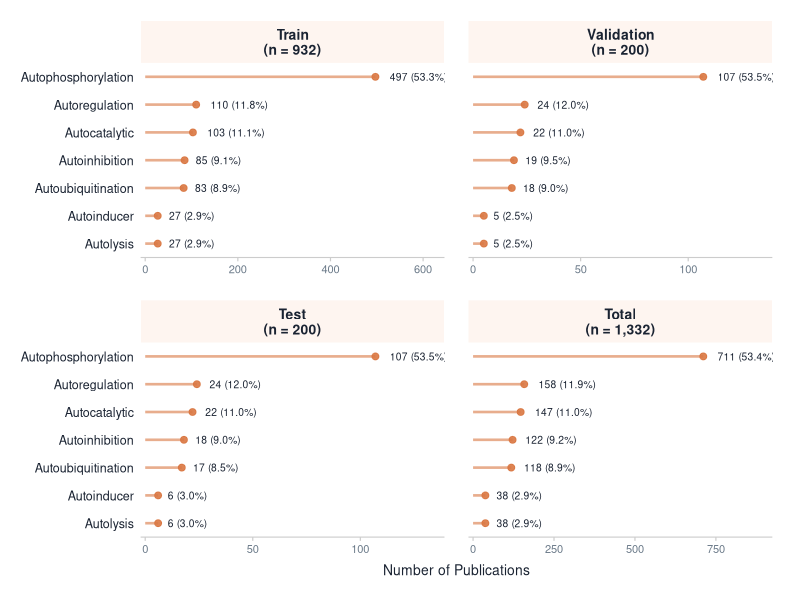

Write the R code that produced this figure.
# =============================================================================
# Figure: Table 3 — Per-class distribution across Train/Validation/Test/Total
# Description: 4-panel faceted lollipop chart (2×2 grid). Each facet shows
#              mechanism counts for one data split. Free x-scales per facet.
# Caption: Figure 2. Per-class distribution of autoregulatory mechanisms across
#          training, validation, and test subsets of the labeled dataset
#          (n = 1,332). X-axes are scaled independently per panel.
# Output: figures/figure_table3.png (300 dpi)
# =============================================================================

library(ggplot2)
library(dplyr)
library(tidyr)

# --- Data --------------------------------------------------------------------
table3 <- data.frame(
  Mechanism = c(
    "Autophosphorylation", "Autoregulation", "Autocatalytic",
    "Autoinhibition", "Autoubiquitination", "Autolysis", "Autoinducer"
  ),
  Train      = c(497, 110, 103, 85, 83, 27, 27),
  Validation = c(107,  24,  22, 19, 18,  5,  5),
  Test       = c(107,  24,  22, 18, 17,  6,  6),
  Total      = c(711, 158, 147, 122, 118, 38, 38)
)

# Mechanism order: sorted by Train count ascending (largest sits at top)
mech_order <- table3 %>%
  arrange(Train) %>%
  pull(Mechanism)

# Reshape to long format (all 4 splits) and compute percentages
table3_long <- table3 %>%
  pivot_longer(
    cols      = c(Train, Validation, Test, Total),
    names_to  = "Split",
    values_to = "n"
  ) %>%
  group_by(Split) %>%
  mutate(
    pct   = n / sum(n) * 100,
    label = paste0(n, " (", sprintf("%.1f", pct), "%)")
  ) %>%
  ungroup() %>%
  mutate(
    Mechanism = factor(Mechanism, levels = mech_order),
    Split = factor(Split,
                   levels = c("Train", "Validation", "Test", "Total"),
                   labels = c(
                     "Train\n(n = 932)",
                     "Validation\n(n = 200)",
                     "Test\n(n = 200)",
                     "Total\n(n = 1,332)"
                   ))
  )

# --- Colour palette ----------------------------------------------------------
col_accent <- "#d97742"
col_ink    <- "#1a2332"
col_muted  <- "#6b7a89"
col_bg     <- "#ffffff"

# --- Plot --------------------------------------------------------------------
p <- ggplot(table3_long, aes(x = n, y = Mechanism)) +

  # Stem
  geom_segment(
    aes(x = 0, xend = n, y = Mechanism, yend = Mechanism),
    colour = col_accent, linewidth = 0.9, alpha = 0.60
  ) +

  # Dot — smaller size reduces physical overlap with labels
  geom_point(size = 2, colour = col_accent, alpha = 0.90) +

  # Label — hjust pushes proportionally right of the dot per facet scale
  geom_text(
    aes(label = label),
    hjust = -0.25, size = 2.6, colour = col_ink
  ) +

  # 4 facets in a 2×2 grid, each with its own x-axis scale
  facet_wrap(
    ~ Split, nrow = 2, ncol = 2,
    scales = "free_x"
  ) +

  labs(x = "Number of Publications", y = NULL) +

  scale_x_continuous(expand = expansion(mult = c(0.02, 0.30))) +
  scale_y_discrete(expand = expansion(add = c(0.5, 0.5))) +

  theme_classic(base_size = 11) +
  theme(
    strip.text       = element_text(
      colour = col_ink, face = "bold", size = 10
    ),
    strip.background = element_rect(fill = "#fef5f0", colour = NA),
    axis.title.x     = element_text(
      colour = col_ink, size = 10, margin = margin(t = 6)
    ),
    axis.text.y      = element_text(colour = col_ink,  size = 9),
    axis.text.x      = element_text(colour = col_muted, size = 8),
    axis.line.y      = element_blank(),
    axis.ticks.y     = element_blank(),
    axis.line.x      = element_line(colour = "#cccccc", linewidth = 0.4),
    axis.ticks.x     = element_line(colour = "#cccccc", linewidth = 0.4),
    panel.background = element_rect(fill = col_bg, colour = NA),
    plot.background  = element_rect(fill = col_bg, colour = NA),
    panel.spacing    = unit(1.2, "lines"),
    legend.position  = "none",
    plot.margin      = margin(15, 20, 15, 15)
  )

# --- Save --------------------------------------------------------------------
output_path <- "figures/figure_table3.png"

ggsave(
  filename = output_path,
  plot     = p,
  width    = 9,
  height   = 7.5,
  dpi      = 300,
  bg       = col_bg
)

message("Saved: ", output_path)